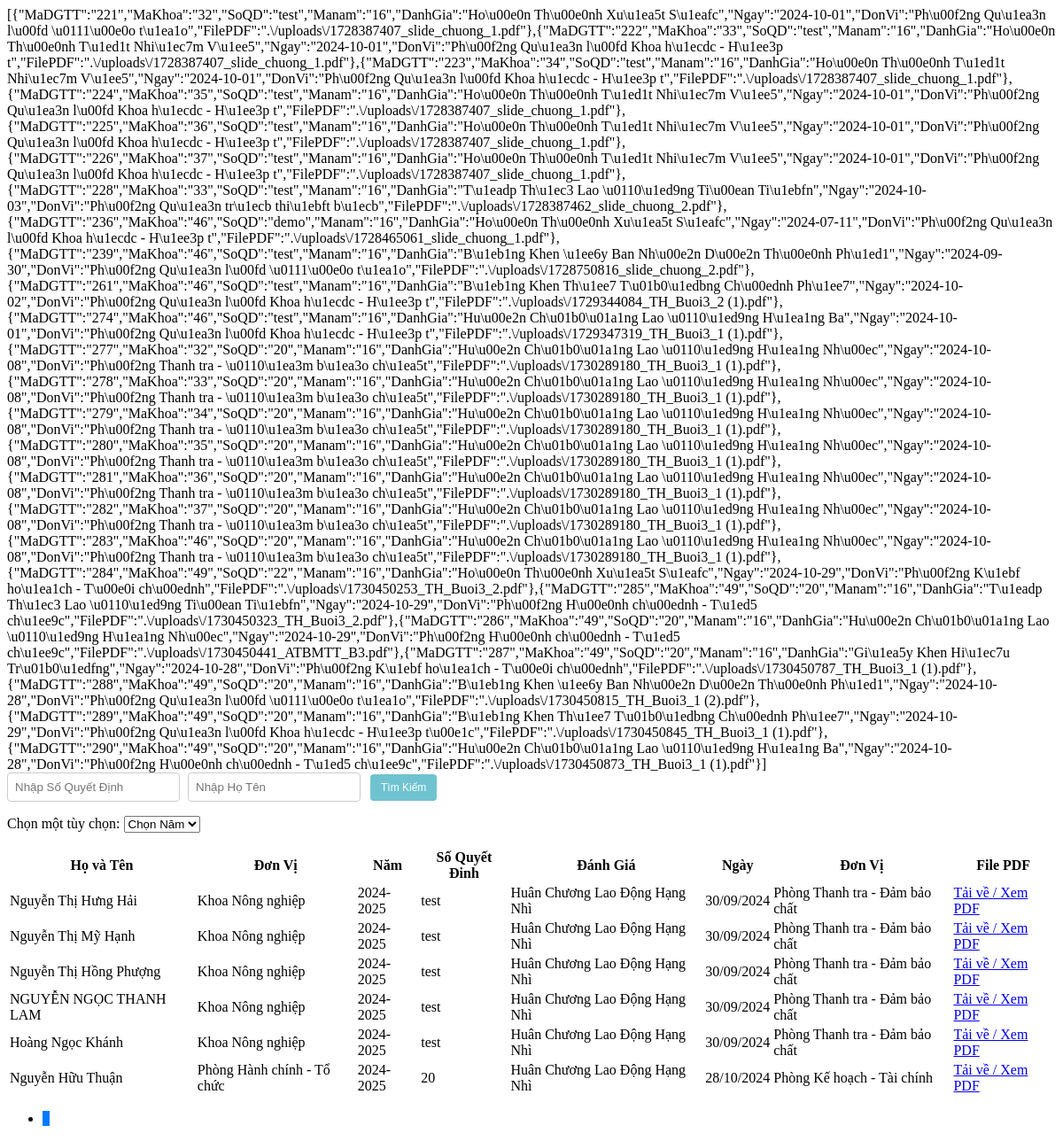
The page /Admin/khenthuonghcldhn.php?Manam=16 on the database as committed earlier.
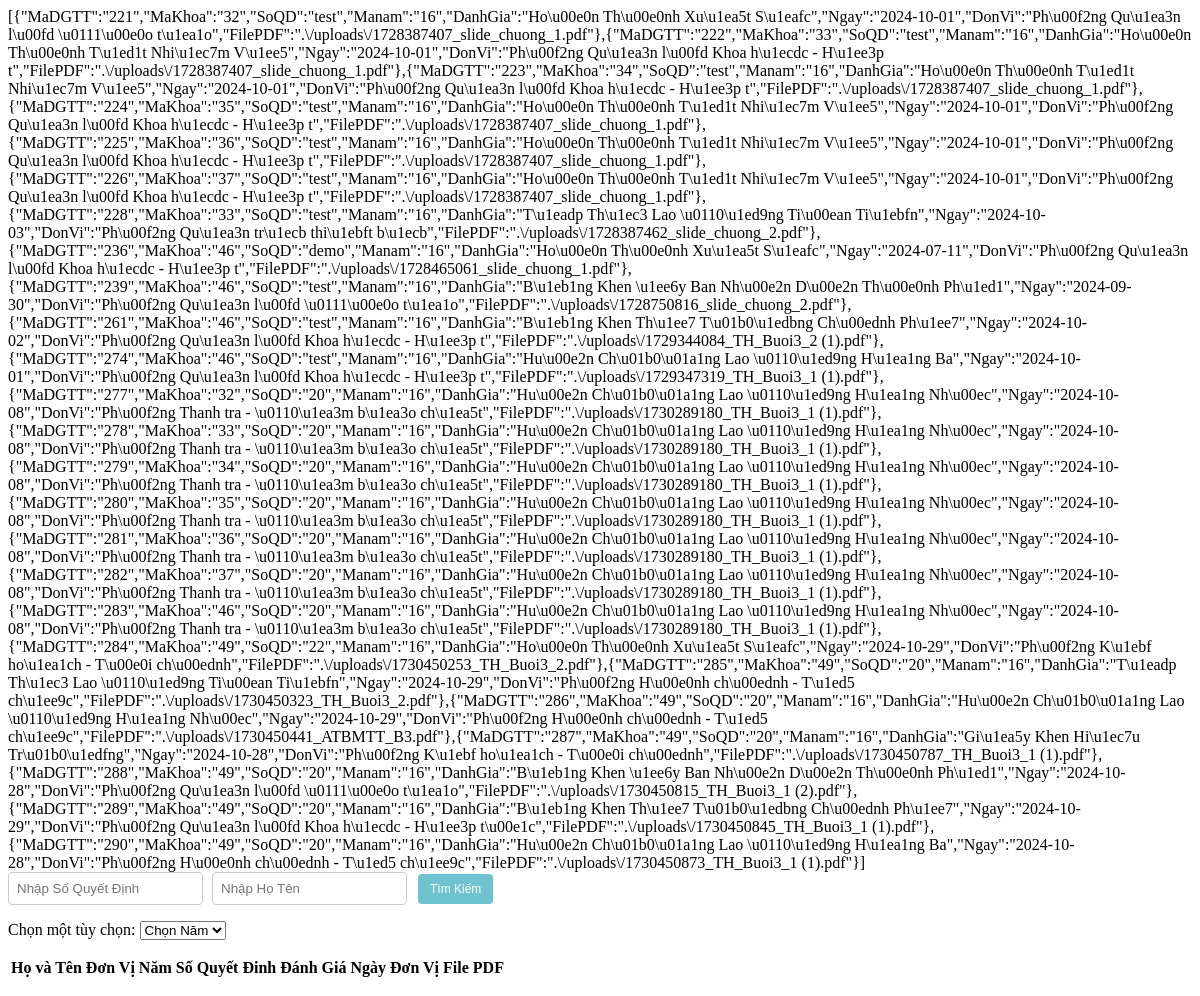
The same page on the database as committed later.
### tables this page shows
CREATE TABLE `danhgiacn` (
  `MaDGCN` int(20) NOT NULL,
  `MaCN` int(20) NOT NULL,
  `MaKhoa` int(20) NOT NULL,
  `SoQD` varchar(50) NOT NULL,
  `Manam` int(20) NOT NULL,
  `DanhGia` varchar(50) NOT NULL,
  `Ngay` date NOT NULL,
  `DonVi` varchar(50) NOT NULL,
  `FilePDF` varchar(50) DEFAULT NULL
);

CREATE TABLE `thongtincanhan` (
  `MaCN` int(11) NOT NULL,
  `HoTen` varchar(30) NOT NULL,
  `NgaySinh` date NOT NULL,
  `MaKhoa` int(20) DEFAULT NULL,
  `ChuVu` varchar(100) NOT NULL
);

CREATE TABLE `khoa` (
  `MaKhoa` int(20) NOT NULL,
  `TenKhoa` varchar(50) NOT NULL,
  `MoTa` varchar(100) NOT NULL
);

CREATE TABLE `nam` (
  `Manam` int(20) NOT NULL,
  `Nam` varchar(20) NOT NULL
);

### Admin/danhgiaCN.php (called while the page is built, shortened)
<?php
    include('./thongtincanhan.php');
    include('./nam.php');
    class DanhgiaCN {
        public static function layDanhGiaHNPhanTrang($conn, $startFrom, $recordsPerPage) {
            $sql = "SELECT * FROM danhgiacn WHERE DanhGia IN ('Huân Chưởng Lao Động Hạng Nhì') ORDER BY Manam ASC LIMIT $startFrom, $recordsPerPage";
            $result = $conn->query($sql);
            $danhgiacnList = array();
            if ($result->num_rows > 0) {
                while($row = $result->fetch_assoc()) {
                    $thongtincanhan_obj = thongtincanhan::laythongtincanhan($conn,$row["MaCN"]);
                    $nam_obj = Nam::laynam($conn,$row["Manam"]);
                    $khoa_obj = Khoa::layKhoa($conn,$row["MaKhoa"]);
                    $danhgiacn_obj = new DanhgiaCN();
                    $danhgiacn_obj->MaDGCN = $row["MaDGCN"];
                    $danhgiacn_obj->MaCN = $thongtincanhan_obj->HoTen;
                    $danhgiacn_obj->MaKhoa = $khoa_obj->TenKhoa;
                    $danhgiacn_obj->Manam = $nam_obj->Nam;
                    $danhgiacn_obj->SoQD = $row["SoQD"];
                    $danhgiacn_obj->DanhGia = $row["DanhGia"];
                    $danhgiacn_obj->Ngay = $row["Ngay"];
                    $danhgiacn_obj->DonVi = $row["DonVi"];
                    $danhgiacn_obj->FilePDF = $row["FilePDF"];
                    $danhgiacnList[] = $danhgiacn_obj;
                }
                }
                return $danhgiacnList;
        }
    }
?>

### Admin/thongtincanhan.php (called while the page is built, shortened)
<?php
    include('./Khoa.php');
    class thongtincanhan {
        public static function laythongtincanhan($conn, $id) {
        $sql = "SELECT * FROM thongtincanhan WHERE MaCN = $id";
        $result = mysqli_query($conn, $sql);
        $thongtincanhan_obj = new thongtincanhan();
        $row = mysqli_fetch_assoc($result);
        $thongtincanhan_obj->MaCN = $row["MaCN"];
        $thongtincanhan_obj->HoTen = $row["HoTen"];
        $thongtincanhan_obj->NgaySinh = $row["NgaySinh"];
        $thongtincanhan_obj->ChuVu = $row["ChuVu"];
        $thongtincanhan_obj->MaKhoa = Khoa::layKhoa($conn,$row["MaKhoa"]);
        return $thongtincanhan_obj;
        }
    }
?>

### Admin/Khoa.php (called while the page is built, shortened)
<?php
class Khoa {
    public static function layKhoa($conn, $id) {
        $sql = "SELECT * FROM Khoa WHERE MaKhoa = $id";
        $result = mysqli_query($conn, $sql);
        $Khoa = new Khoa();
        if ($row = mysqli_fetch_assoc($result)) {
            $Khoa->MaKhoa = $row['MaKhoa'];
            $Khoa->TenKhoa = $row['TenKhoa'];
            $Khoa->MoTa = $row["MoTa"];
        }
        return $Khoa;
    }
}
?>

### Admin/nam.php (called while the page is built, shortened)
<?php
    class Nam {
        public static function laynam($conn, $id) {
            $sql = "SELECT * FROM nam WHERE Manam = $id";
            $result = mysqli_query($conn, $sql);
            $nam = new Nam();
            $row = mysqli_fetch_assoc($result);
            $nam->Manam = $row['Manam'];
            $nam->Nam = $row['Nam'];
            return $nam;
        }
    }
?>

### Admin/khenthuonghcldhn.php (the view, shortened to what the changed rows need)
<?php
include('./danhgiaCN.php');
$recordsPerPage = 10;
$currentPage = isset($_GET['page']) ? (int)$_GET['page'] : 1;
$startFrom = ($currentPage - 1) * $recordsPerPage;
$data = DanhgiaCN::layDanhGiaHNPhanTrang($conn, $startFrom, $recordsPerPage);
?>
<table class="table table-bordered">
    <thead>
        <tr>
            <th>Họ và Tên</th>
            <th>Đơn Vị</th>
            <th>Năm</th>
            <th>Số Quyết Đinh</th>
            <th>Đánh Giá</th>
            <th>Ngày</th>
            <th>Đơn Vị</th>
            <th>File PDF</th>
        </tr>
    </thead>
    <tbody id="danhgiacntt-table-body">
        <?php
        foreach ($data as $item) {
        ?>
            <tr>
                <td scope="row"><?php echo $item->MaCN ?? "Cập Nhật Họ Và Tên"; ?></td>
                <td><?php echo $item->MaKhoa ?? "Cập Nhật Khoa";?></td>
                <td><?php echo htmlspecialchars($item->Manam ?? "Cần Thêm Năm Cho $item->MaKhoa"); ?></td>
                <td><?php echo $item->SoQD;?></td>
                <td><?php echo $item->DanhGia;?></td>
                <td><?php echo date_format(date_create($item->Ngay), "d/m/Y");?></td>
                <td><?php echo htmlspecialchars($item->DonVi); ?></td>
                <td>
                <?php if ($item->FilePDF): ?>
                    <a href="./<?php echo htmlspecialchars($item->FilePDF); ?>" target="_blank">
                        Tải về / Xem PDF
                    </a>
                <?php else: ?>
                    Chưa có file
                <?php endif; ?>
            </td>
            </tr>
        <?php
        }
        ?>
    </tbody>
</table>

Rows that differ between the two databases and show on the page:
removed danhgiacn: MaCN.HoTen "Nguyễn Thị Hưng Hải", MaKhoa.TenKhoa "Khoa Nông nghiệp", SoQD "test", DanhGia "Huân Chương Lao Động Hạng Nhì", Ngay "30/09/2024", DonVi "Phòng Thanh tra - Đảm bảo chất"
no longer on this page (row unchanged): nam: Nam "2024-2025"
removed danhgiacn: MaCN.HoTen "Nguyễn Thị Mỹ Hạnh", MaKhoa.TenKhoa "Khoa Nông nghiệp", SoQD "test", DanhGia "Huân Chương Lao Động Hạng Nhì", Ngay "30/09/2024", DonVi "Phòng Thanh tra - Đảm bảo chất"
removed danhgiacn: MaCN.HoTen "Nguyễn Thị Hồng Phượng", MaKhoa.TenKhoa "Khoa Nông nghiệp", SoQD "test", DanhGia "Huân Chương Lao Động Hạng Nhì", Ngay "30/09/2024", DonVi "Phòng Thanh tra - Đảm bảo chất"
removed danhgiacn: MaCN.HoTen "NGUYỄN NGỌC THANH LAM", MaKhoa.TenKhoa "Khoa Nông nghiệp", SoQD "test", DanhGia "Huân Chương Lao Động Hạng Nhì", Ngay "30/09/2024", DonVi "Phòng Thanh tra - Đảm bảo chất"
removed danhgiacn: MaCN.HoTen "Hoàng Ngọc Khánh", MaKhoa.TenKhoa "Khoa Nông nghiệp", SoQD "test", DanhGia "Huân Chương Lao Động Hạng Nhì", Ngay "30/09/2024", DonVi "Phòng Thanh tra - Đảm bảo chất"
removed danhgiacn: MaCN.HoTen "Nguyễn Hữu Thuận", MaKhoa.TenKhoa "Phòng Hành chính - Tổ chức", SoQD "20", DanhGia "Huân Chương Lao Động Hạng Nhì", Ngay "28/10/2024", DonVi "Phòng Kế hoạch - Tài chính"
